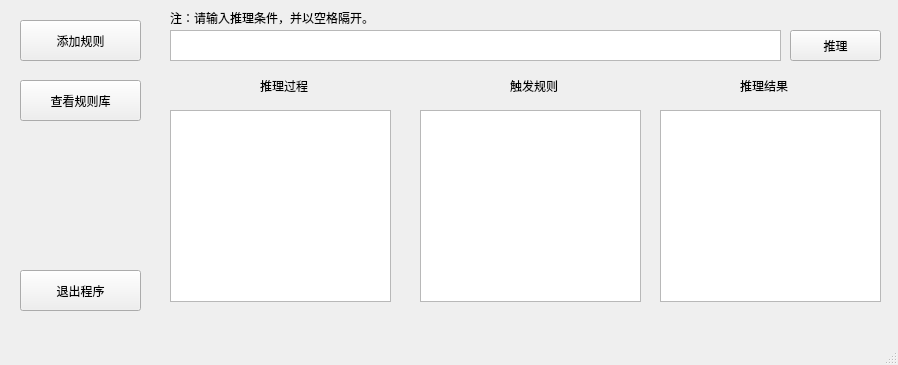
<?xml version="1.0" encoding="UTF-8"?>
<ui version="4.0">
 <class>MainWindow</class>
 <widget class="QMainWindow" name="MainWindow">
  <property name="geometry">
   <rect>
    <x>0</x>
    <y>0</y>
    <width>898</width>
    <height>365</height>
   </rect>
  </property>
  <property name="windowTitle">
   <string>MainWindow</string>
  </property>
  <widget class="QWidget" name="centralwidget">
   <widget class="QPushButton" name="pushButton">
    <property name="geometry">
     <rect>
      <x>20</x>
      <y>20</y>
      <width>121</width>
      <height>41</height>
     </rect>
    </property>
    <property name="text">
     <string>添加规则</string>
    </property>
   </widget>
   <widget class="QPushButton" name="pushButton_2">
    <property name="geometry">
     <rect>
      <x>20</x>
      <y>80</y>
      <width>121</width>
      <height>41</height>
     </rect>
    </property>
    <property name="text">
     <string>查看规则库</string>
    </property>
   </widget>
   <widget class="QTextEdit" name="textEdit">
    <property name="geometry">
     <rect>
      <x>170</x>
      <y>30</y>
      <width>611</width>
      <height>31</height>
     </rect>
    </property>
   </widget>
   <widget class="QPushButton" name="pushButton_4">
    <property name="geometry">
     <rect>
      <x>790</x>
      <y>30</y>
      <width>91</width>
      <height>31</height>
     </rect>
    </property>
    <property name="text">
     <string>推理</string>
    </property>
   </widget>
   <widget class="QLabel" name="label">
    <property name="geometry">
     <rect>
      <x>260</x>
      <y>80</y>
      <width>54</width>
      <height>12</height>
     </rect>
    </property>
    <property name="text">
     <string>推理过程</string>
    </property>
   </widget>
   <widget class="QLabel" name="label_2">
    <property name="geometry">
     <rect>
      <x>510</x>
      <y>80</y>
      <width>54</width>
      <height>12</height>
     </rect>
    </property>
    <property name="text">
     <string>触发规则</string>
    </property>
   </widget>
   <widget class="QPushButton" name="pushButton_3">
    <property name="geometry">
     <rect>
      <x>20</x>
      <y>270</y>
      <width>121</width>
      <height>41</height>
     </rect>
    </property>
    <property name="text">
     <string>退出程序</string>
    </property>
   </widget>
   <widget class="QLabel" name="label_3">
    <property name="geometry">
     <rect>
      <x>740</x>
      <y>80</y>
      <width>54</width>
      <height>12</height>
     </rect>
    </property>
    <property name="text">
     <string>推理结果</string>
    </property>
   </widget>
   <widget class="QLabel" name="label_4">
    <property name="geometry">
     <rect>
      <x>170</x>
      <y>10</y>
      <width>321</width>
      <height>16</height>
     </rect>
    </property>
    <property name="text">
     <string>注：请输入推理条件，并以空格隔开。</string>
    </property>
   </widget>
   <widget class="QTextBrowser" name="textBrowser">
    <property name="geometry">
     <rect>
      <x>170</x>
      <y>110</y>
      <width>221</width>
      <height>192</height>
     </rect>
    </property>
   </widget>
   <widget class="QTextBrowser" name="textBrowser_2">
    <property name="geometry">
     <rect>
      <x>420</x>
      <y>110</y>
      <width>221</width>
      <height>192</height>
     </rect>
    </property>
   </widget>
   <widget class="QTextBrowser" name="textBrowser_3">
    <property name="geometry">
     <rect>
      <x>660</x>
      <y>110</y>
      <width>221</width>
      <height>192</height>
     </rect>
    </property>
   </widget>
  </widget>
  <widget class="QMenuBar" name="menubar">
   <property name="geometry">
    <rect>
     <x>0</x>
     <y>0</y>
     <width>898</width>
     <height>23</height>
    </rect>
   </property>
  </widget>
  <widget class="QStatusBar" name="statusbar"/>
 </widget>
 <resources/>
 <connections/>
</ui>
